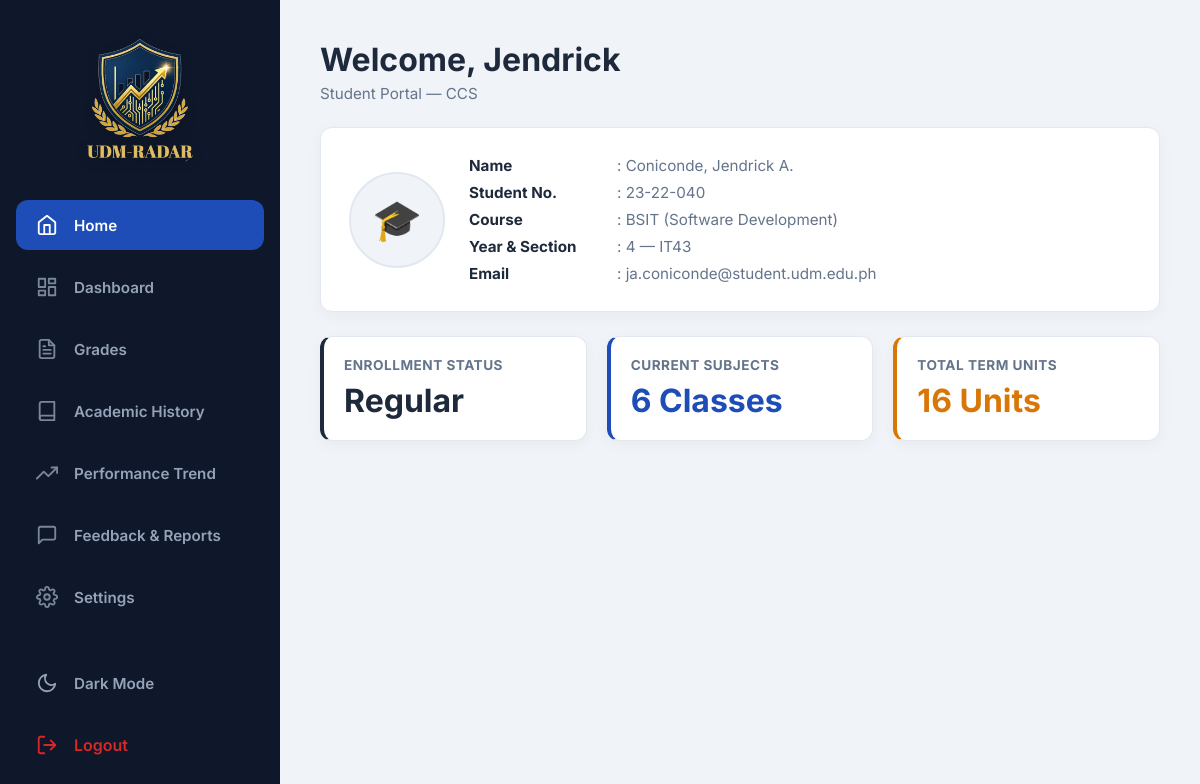
Screenshot of /student/index.php (signed in) with the database file from the repository.
### tables this page shows
CREATE TABLE `student_profiles` (
  `id` int(11) NOT NULL COMMENT 'This table''s own primary key. Nothing else in the schema references it — foreign keys from grades/predictions point to users.id via student_profiles.user_id, not to this id.',
  `user_id` int(11) NOT NULL COMMENT 'FK -> users.id. This is the join key linking a student profile back to their login account.',
  `student_number` varchar(20) NOT NULL COMMENT 'Duplicates users.user_id for this student — same value, stored twice. Kept for query convenience (avoids a join in places that only need the student number), not a separate identifier.',
  `course` varchar(100) DEFAULT NULL COMMENT 'e.g. "Bachelor of Science in Information Technology".',
  `college` varchar(100) DEFAULT NULL COMMENT 'e.g. "CCS". Always CCS in current seed data; column exists for multi-college scalability.',
  `year_level` tinyint(4) DEFAULT NULL COMMENT '1-4. System scope is 3rd-year students only (see Chapter 1 delimitations) — 1st/2nd/4th-year rows exist only for the one reference account (Jendrick).',
  `section` varchar(10) DEFAULT NULL COMMENT 'e.g. "IT-31". Free-text, not a foreign key to any sections table — there is no sections table; section is just a string students/faculty_class_loads happen to share.',
  `status` enum('Regular','Irregular') DEFAULT 'Regular' COMMENT 'Irregular = has at least one failed subject on record requiring a retake.',
  `current_gwa` decimal(4,2) DEFAULT NULL COMMENT 'Cumulative weighted GWA (see computeWeightedGWA() in config/constants.php) from COMPLETED semesters only — does not include the in-progress current term. Must be derived from actual grades rows; never hand-set directly.',
  `predicted_gwa` decimal(4,2) DEFAULT NULL COMMENT 'DEPRECATED / UNUSED — no page in the application reads this column. The real predicted GWA lives in the predictions table instead. Safe to ignore; candidate for removal once confirmed nothing future needs it.'
);

CREATE TABLE `users` (
  `id` int(11) NOT NULL COMMENT 'Primary key. This is the ID every other table means when it says student_id, faculty_user_id, encoded_by, etc. — they all point here, never to student_profiles.id.',
  `user_id` varchar(30) NOT NULL COMMENT 'Login username — a student number (e.g. 24-22-238), a faculty ID (e.g. faculty01), or "admin". NOT the same thing as users.id.',
  `password_hash` varchar(255) NOT NULL COMMENT 'bcrypt hash, never plaintext.',
  `role` enum('student','faculty','admin') NOT NULL COMMENT 'Determines which portal (student/, faculty/, admin/) this account can log into.',
  `first_name` varchar(50) NOT NULL COMMENT 'Real stored column.',
  `middle_name` varchar(50) DEFAULT NULL COMMENT 'Real stored column, optional.',
  `last_name` varchar(50) NOT NULL COMMENT 'Real stored column.',
  `name` varchar(160) GENERATED ALWAYS AS (trim(concat_ws(' ',`first_name`,`middle_name`,`last_name`))) VIRTUAL COMMENT 'GENERATED column (CONCAT_WS of first/middle/last) — read-only, cannot appear in an INSERT column list. Kept so pages that only need a display name do not have to know about the split columns.',
  `email` varchar(150) DEFAULT NULL COMMENT 'Optional; students seeded from masterlist data have no real email on file.',
  `is_active` tinyint(1) DEFAULT 1 COMMENT 'Soft-disable flag. Not currently enforced anywhere in login.php — an inactive account can still log in unless that check is added.',
  `created_at` timestamp NOT NULL DEFAULT current_timestamp() COMMENT 'Account creation time, not enrollment date.'
);

### config/constants.php (called while the page is built, shortened)
<?php
function formatNameLastFirst(string $first, ?string $middle, string $last): string {
    $mi = $middle ? ' ' . strtoupper(substr(trim($middle), 0, 1)) . '.' : '';
    return trim($last) . ', ' . trim($first) . $mi;
}
?>

### student/index.php (the view, shortened to what this page needs)
<?php
require_once '../config/constants.php';
$user = currentUser();
$db = getDB();
$stmt = $db->prepare("
    SELECT u.first_name, u.middle_name, u.last_name, u.email, u.user_id AS student_number, u.created_at,
           sp.course, sp.college, sp.year_level, sp.section, sp.status, sp.current_gwa
    FROM users u
    LEFT JOIN student_profiles sp ON sp.user_id = u.id
    WHERE u.id = ?
");
$stmt->execute([$user['id']]);
$p = $stmt->fetch() ?: [];
$fName = $p['first_name'] ?? $user['first_name'] ?? 'Student';
$lName = $p['last_name'] ?? $user['last_name'] ?? '';
$mName = $p['middle_name'] ?? null;
$displayName = formatNameLastFirst($fName, $mName, $lName);
$stmtStats = $db->prepare("
    SELECT COUNT(s.id) as subject_count, SUM(s.units) as total_units
    FROM grades g
    JOIN subjects s ON s.id = g.subject_id
    WHERE g.student_id = ? AND g.is_current = 1
");
$stmtStats->execute([$user['id']]);
$stats = $stmtStats->fetch();
require_once '../includes/header.php';
require_once '../includes/sidebar.php';
?>
<div class="main-content">
    <div class="header" style="margin-bottom: 24px;">
        <div>
            <h1>Welcome, <?= htmlspecialchars($fName) ?></h1>
            <p>Student Portal — <?= htmlspecialchars($p['college'] ?? 'College of Computing Studies') ?></p>
        </div>
    </div>
    <div class="card" style="display:flex; align-items:center; gap:24px; padding:28px; margin-bottom: 24px;">
        <div style="width:96px; height:96px; border-radius:50%; background:var(--bg-color); border: 2px solid var(--border-color); display:flex; align-items:center; justify-content:center; font-size:2.5rem; flex-shrink:0;">
            🎓
        </div>
        <div style="flex:1;">
            <div style="display:grid; grid-template-columns: 140px 1fr; gap:8px; font-size:0.95rem; color: var(--text-dark);">
                <span style="font-weight:700;">Name</span>
                <span style="color: var(--text-gray);">: <?= htmlspecialchars($displayName) ?></span>
                <span style="font-weight:700;">Student No.</span>
                <span style="color: var(--text-gray);">: <?= htmlspecialchars($p['student_number'] ?? '—') ?></span>
                <span style="font-weight:700;">Course</span>
                <span style="color: var(--text-gray);">: <?= htmlspecialchars($p['course'] ?? '—') ?></span>
                <span style="font-weight:700;">Year & Section</span>
                <span style="color: var(--text-gray);">: <?= htmlspecialchars($p['year_level'] ?? '—') ?> — <?= htmlspecialchars($p['section'] ?? '—') ?></span>
                <span style="font-weight:700;">Email</span>
                <span style="color: var(--text-gray);">: <?= htmlspecialchars($p['email'] ?? '—') ?></span>
            </div>
        </div>
    </div>
    <div class="stat-grid" style="grid-template-columns: repeat(3, 1fr);">
        <div class="stat-card" style="border-left-color: var(--text-dark);">
            <h4>Enrollment Status</h4>
            <h2 style="color: var(--text-dark);"><?= htmlspecialchars($p['status'] ?? 'Regular') ?></h2>
        </div>
        <div class="stat-card" style="border-left-color: var(--accent-blue);">
            <h4>Current Subjects</h4>
            <h2 style="color: var(--accent-blue);"><?= $stats['subject_count'] ?? 0 ?> Classes</h2>
        </div>
        <div class="stat-card" style="border-left-color: var(--risk-mod);">
            <h4>Total Term Units</h4>
            <h2 style="color: var(--risk-mod);"><?= $stats['total_units'] ?? 0 ?> Units</h2>
        </div>
    </div>
</div>
<?php require_once '../includes/footer.php'; ?>

### assets/css/dashboard.css (style rules this page uses)
:root { --bg-color: #F0F4F8; --sidebar-bg: #0F172A; --sidebar-hover: rgba(255, 255, 255, 0.05); --card-bg: #FFFFFF; --text-dark: #1E293B; --text-gray: #64748B; --accent-blue: #1E4DB7; --border-color: #E2E8F0; --table-header-bg: rgba(30, 77, 183, 0.08); --shadow-sm: 0 4px 15px rgba(15, 23, 42, 0.04); --risk-low: #059669; --risk-mod: #D97706; --risk-high: #DC2626; --gold: #C9A227; }
* { margin: 0; padding: 0; box-sizing: border-box; font-family: 'Inter', sans-serif; }
body { display: flex; height: 100vh; background-color: var(--bg-color); color: var(--text-dark); overflow: hidden; transition: background-color 0.3s ease, color 0.3s ease; }
.main-content { flex: 1; padding: 40px; overflow-y: auto; }
.header { display: flex; justify-content: space-between; align-items: center; margin-bottom: 30px; }
.header h1 { color: var(--text-dark); font-size: 2rem; font-weight: 700; }
.header p { color: var(--text-gray); font-size: 0.95rem; margin-top: 5px; }
.card { background: var(--card-bg); border: 1px solid var(--border-color); border-radius: 12px; padding: 24px; box-shadow: var(--shadow-sm); margin-bottom: 24px; transition: background-color 0.3s ease, border-color 0.3s ease; }
.stat-grid { display: grid; grid-template-columns: repeat(auto-fit, minmax(220px, 1fr)); gap: 20px; margin-bottom: 24px; }
.stat-card { background: var(--card-bg); border: 1px solid var(--border-color); border-radius: 12px; padding: 20px; box-shadow: var(--shadow-sm); border-left: 4px solid var(--sidebar-bg); transition: background-color 0.3s ease; }
.stat-card h4 { color: var(--text-gray); font-size: 0.85rem; text-transform: uppercase; letter-spacing: 0.5px; margin-bottom: 8px; }
.stat-card h2 { color: var(--text-dark); font-size: 2rem; font-weight: 700; }

### rows the page displays
student_profiles: user.first_name "Jendrick", college "CCS", user.last_name "Coniconde, Jendrick A.", user.user_id "23-22-040", course "BSIT (Software Development)", year_level "4", section "IT43", user.email "ja.coniconde@student.udm.edu.ph", status "Regular"

### other values shown
$label "Home"
$label "Dashboard"
$label "Grades"
$label "Academic History"
$label "Performance Trend"
$label "Feedback & Reports"
$label "Settings"
$stats['subject_count'] "6"
$stats['total_units'] "16"
